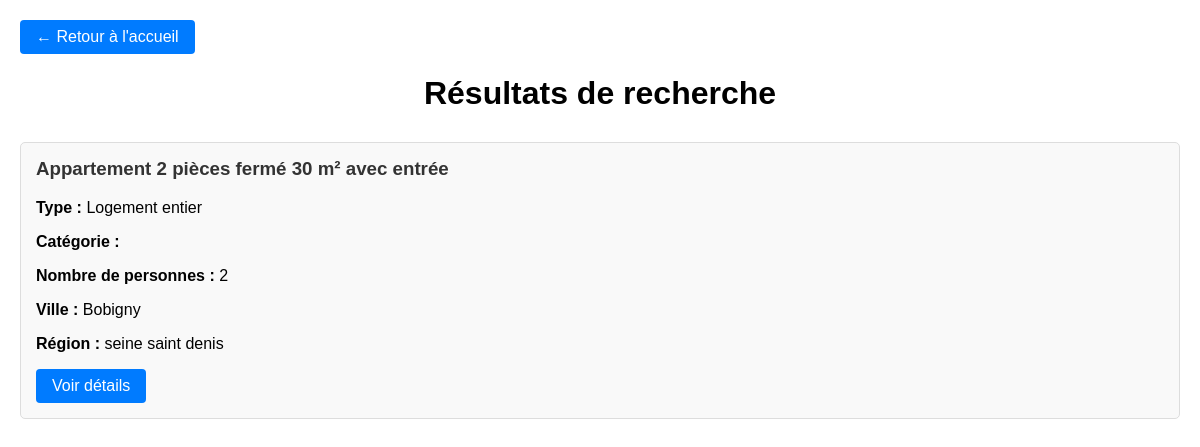
/annonce/searchPage/, run on the app's committed database.
### annonce/models.py (models this page shows)
class Annonce(models.Model):
    user = models.ForeignKey(
        settings.AUTH_USER_MODEL,
        null=True,
        on_delete=models.CASCADE,
        unique=False
    )
    class TypeHebergement(models.TextChoices):
        Appartemment = 'APPT', _('Appartemment')
        Maison = 'MAIS', _('Maison')
        Studio = 'STUD', _('Studio')
        Autre = 'OTHR', _('Autre')
    hebergement_choice = models.CharField(
        max_length=4,
        choices=TypeHebergement.choices,
        default=TypeHebergement.Appartemment,
        verbose_name="Type d'hébergement"
    )
    class TypeLocation(models.TextChoices):
        logement_entier = 'ENTR', _('Logement entier')
        chambre_privee = 'PRIV', _('Chambre privée')
        chambre_partagee = 'PART', _('Chambre partagée')
    type_location_choices = models.CharField(
        max_length=4,
        choices=TypeLocation.choices,
        default=TypeLocation.logement_entier,
        verbose_name="Location partielle ou totale"
    )
    categorie_logement = models.CharField(max_length=50, blank=True)
    titre_logement = models.CharField(max_length=50, blank=True)
    description = models.TextField(blank=True)
    nombre_personne = IntegerField(
        default=1,
        validators=[
            MaxValueValidator(20),
            MinValueValidator(1)
        ],
        blank=True
    )
    pieces_couchage = IntegerField(
        default=1,
        validators=[
            MaxValueValidator(10),
            MinValueValidator(1)
        ],
        blank=True
    )
    equipements = models.ManyToManyField(Equipements, blank=True)
    services = models.ManyToManyField(Services, blank=True)
    categorie_service = models.ManyToManyField(CategorieService, blank=True)
    charges = models.ManyToManyField(Charges, blank=True)
    dureeLocationMini = models.CharField(blank=True,null=True, max_length=50)
    dureeLocationMaxi = models.CharField(blank=True,null=True, max_length=50)
    loyer_tc = models.FloatField(max_length=50, blank=True, null=True)
    charges_loyer = models.FloatField(max_length=50, blank=True, null=True)
    reservation = models.OneToOneField(
        settings.AUTH_USER_MODEL,
        null=True,
        on_delete=models.CASCADE,
        unique=False,
        related_name = 'user_reserved'
    )
    reserved = models.BooleanField(default=False)
    address = models.OneToOneField(
        AdressAnnonce,
        on_delete=models.CASCADE,
        null=True,
    )

class AdressAnnonce(models.Model):
    rue = models.CharField(blank=True, max_length=20)
    voie = models.CharField(blank=True, max_length=35)
    ville = models.CharField(blank=True, max_length=20)
    region = models.CharField(blank=True, max_length=20)
    zipCode = models.CharField(blank=True, max_length=5)
    pays = models.CharField(blank=True, max_length=20)

### annonceMain/views.py (the view)
# urls.py: path('annonce/searchPage/', views.searchPage, name='search_annonce'),
def searchPage(request):
    myFilter = Annonce.objects.all()
    image = ImageLogement.objects.all()
    query_ville = request.GET.get('query_ville')
    query_location = request.GET.get('query_location')
    query_locataires = request.GET.get('query_locataires')
    if query_ville != '' and query_ville is not None:
        myFilter = myFilter.filter(address__ville__icontains=query_ville)
    if query_locataires != '' and query_locataires is not None:
        myFilter = myFilter.filter(nombre_personne=query_locataires)
    if query_location != '' and query_location is not None:
        myFilter = myFilter.filter(dureeLocationMaxi=query_location)
    if query_ville != '' and query_ville is not None and query_locataires != '' and query_locataires is not None:
        myFilter = myFilter.filter(address__ville__icontains=query_ville, nombre_personne=query_locataires)
    if query_ville != '' and query_ville is not None and query_locataires != '' and query_locataires is not None and \
            query_location != '' and query_location is not None:
        myFilter = myFilter.filter(address__ville__icontains=query_ville, nombre_personne=query_locataires,
                                   dureeLocationMaxi = query_location)
    context = {'annonces': myFilter, 'image':image}
    return render(request, 'annonce/search/search_page.html', context)

### templates/annonce/search/search_page.html (shortened to what this page needs)
<!DOCTYPE html>
<html lang="fr">
<head>
</head>
<body>
    <div class="back-link">
        <a href="/" class="btn">← Retour à l'accueil</a>
    </div>
    <div class="header">
        <h1>Résultats de recherche</h1>
    </div>
    {% if annonces %}
    <div class="results-grid">
        {% for annonce in annonces %}
        <div class="annonce-card">
            <h3>{{ annonce.titre_logement|default:"Logement disponible" }}</h3>
            <p><strong>Type :</strong> {{ annonce.get_type_location_choices_display }}</p>
            <p><strong>Catégorie :</strong> {{ annonce.categorie_logement }}</p>
            <p><strong>Nombre de personnes :</strong> {{ annonce.nombre_personne }}</p>
            {% if annonce.address %}
                <p><strong>Ville :</strong> {{ annonce.address.ville }}</p>
                <p><strong>Région :</strong> {{ annonce.address.region }}</p>
            {% endif %}
            <a href="/annonce/detail_annonce/{{ annonce.id }}" class="btn">Voir détails</a>
        </div>
        {% endfor %}
    </div>
    {% else %}
    <div class="no-results">
        <h2>Aucun résultat trouvé</h2>
        <p>Essayez de modifier vos critères de recherche.</p>
        <a href="/" class="btn">Nouvelle recherche</a>
    </div>
    {% endif %}
</body>
</html>

### templates/annonce/search/search_page.html (style rules this page uses)
body { font-family: Arial, sans-serif; margin: 0; padding: 20px; }
.header { text-align: center; margin-bottom: 30px; }
.back-link { margin-bottom: 20px; }
.results-grid { display: grid; grid-template-columns: repeat(auto-fit, minmax(300px, 1fr)); gap: 20px; }
.annonce-card { border: 1px solid #ddd; border-radius: 5px; padding: 15px; background: #f9f9f9; }
.annonce-card h3 { margin-top: 0; color: #333; }
.btn { display: inline-block; padding: 8px 16px; background-color: #007bff; color: white; text-decoration: none; border-radius: 4px; }

### data on the page
Annonce: titre_logement "Appartement 2 pièces fermé 30 m² avec entrée", type_location_choices "Logement entier", nombre_personne "2", address.ville "Bobigny", address.region "seine saint denis"
